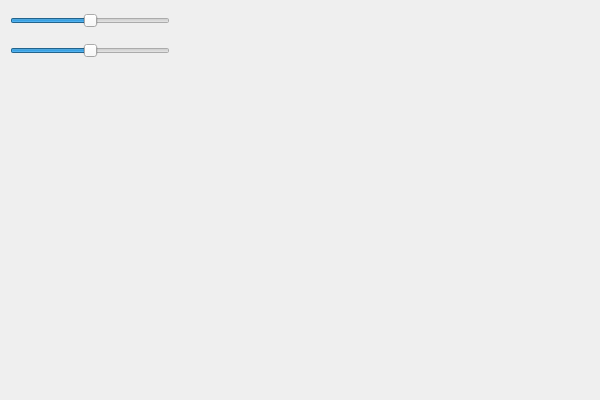
<?xml version="1.0" encoding="UTF-8"?>
<ui version="4.0">
 <class>Widget</class>
 <widget class="QWidget" name="Widget">
  <property name="geometry">
   <rect>
    <x>0</x>
    <y>0</y>
    <width>600</width>
    <height>400</height>
   </rect>
  </property>
  <property name="windowTitle">
   <string>Widget</string>
  </property>
  <widget class="QSlider" name="val_f0">
   <property name="geometry">
    <rect>
     <x>10</x>
     <y>10</y>
     <width>160</width>
     <height>21</height>
    </rect>
   </property>
   <property name="value">
    <number>50</number>
   </property>
   <property name="orientation">
    <enum>Qt::Horizontal</enum>
   </property>
  </widget>
  <widget class="QSlider" name="val_m">
   <property name="geometry">
    <rect>
     <x>10</x>
     <y>40</y>
     <width>160</width>
     <height>21</height>
    </rect>
   </property>
   <property name="value">
    <number>50</number>
   </property>
   <property name="orientation">
    <enum>Qt::Horizontal</enum>
   </property>
  </widget>
 </widget>
 <layoutdefault spacing="6" margin="11"/>
 <resources/>
 <connections>
  <connection>
   <sender>val_f0</sender>
   <signal>sliderMoved(int)</signal>
   <receiver>Widget</receiver>
   <slot>repaint()</slot>
   <hints>
    <hint type="sourcelabel">
     <x>89</x>
     <y>50</y>
    </hint>
    <hint type="destinationlabel">
     <x>299</x>
     <y>199</y>
    </hint>
   </hints>
  </connection>
  <connection>
   <sender>val_m</sender>
   <signal>sliderMoved(int)</signal>
   <receiver>Widget</receiver>
   <slot>repaint()</slot>
   <hints>
    <hint type="sourcelabel">
     <x>89</x>
     <y>80</y>
    </hint>
    <hint type="destinationlabel">
     <x>299</x>
     <y>199</y>
    </hint>
   </hints>
  </connection>
 </connections>
</ui>
